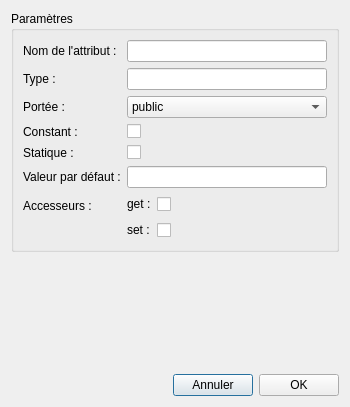
<?xml version="1.0" encoding="UTF-8"?>
<ui version="4.0">
 <class>FieldMemberWindow</class>
 <widget class="QDialog" name="FieldMemberWindow">
  <property name="geometry">
   <rect>
    <x>0</x>
    <y>0</y>
    <width>350</width>
    <height>407</height>
   </rect>
  </property>
  <property name="windowTitle">
   <string>Nouvel attribut</string>
  </property>
  <property name="modal">
   <bool>true</bool>
  </property>
  <layout class="QVBoxLayout" name="verticalLayout_2">
   <item>
    <widget class="QGroupBox" name="groupBox">
     <property name="title">
      <string>Paramètres</string>
     </property>
     <layout class="QVBoxLayout" name="verticalLayout">
      <item>
       <layout class="QFormLayout" name="formLayout">
        <item row="0" column="0">
         <widget class="QLabel" name="label">
          <property name="text">
           <string>Nom de l'attribut :</string>
          </property>
         </widget>
        </item>
        <item row="0" column="1">
         <widget class="QLineEdit" name="lineEdit_Name">
          <property name="placeholderText">
           <string/>
          </property>
         </widget>
        </item>
        <item row="1" column="0">
         <widget class="QLabel" name="label_2">
          <property name="text">
           <string>Type :</string>
          </property>
         </widget>
        </item>
        <item row="1" column="1">
         <widget class="QLineEdit" name="lineEdit_Type">
          <property name="placeholderText">
           <string/>
          </property>
         </widget>
        </item>
        <item row="2" column="0">
         <widget class="QLabel" name="label_3">
          <property name="text">
           <string>Portée :</string>
          </property>
         </widget>
        </item>
        <item row="2" column="1">
         <widget class="QComboBox" name="comboBox_Range">
          <property name="currentIndex">
           <number>0</number>
          </property>
          <item>
           <property name="text">
            <string>public</string>
           </property>
          </item>
          <item>
           <property name="text">
            <string>protected</string>
           </property>
          </item>
          <item>
           <property name="text">
            <string>private</string>
           </property>
          </item>
         </widget>
        </item>
        <item row="3" column="0">
         <widget class="QLabel" name="label_4">
          <property name="text">
           <string>Constant :</string>
          </property>
         </widget>
        </item>
        <item row="3" column="1">
         <widget class="QCheckBox" name="checkBox_Const">
          <property name="text">
           <string/>
          </property>
         </widget>
        </item>
        <item row="4" column="0">
         <widget class="QLabel" name="label_5">
          <property name="text">
           <string>Statique :</string>
          </property>
         </widget>
        </item>
        <item row="4" column="1">
         <widget class="QCheckBox" name="checkBox_Static">
          <property name="text">
           <string/>
          </property>
         </widget>
        </item>
        <item row="5" column="0">
         <widget class="QLabel" name="label_6">
          <property name="text">
           <string>Valeur par défaut :</string>
          </property>
         </widget>
        </item>
        <item row="5" column="1">
         <widget class="QLineEdit" name="lineEdit_Default"/>
        </item>
        <item row="6" column="0">
         <widget class="QLabel" name="label_7">
          <property name="text">
           <string>Accesseurs :</string>
          </property>
         </widget>
        </item>
        <item row="6" column="1">
         <layout class="QFormLayout" name="formLayout_2">
          <item row="0" column="0">
           <widget class="QLabel" name="label_8">
            <property name="text">
             <string>get :</string>
            </property>
           </widget>
          </item>
          <item row="0" column="1">
           <widget class="QCheckBox" name="checkBox_Get">
            <property name="text">
             <string>  </string>
            </property>
           </widget>
          </item>
          <item row="1" column="0">
           <widget class="QLabel" name="label_9">
            <property name="text">
             <string>set :</string>
            </property>
           </widget>
          </item>
          <item row="1" column="1">
           <widget class="QCheckBox" name="checkBox_Set">
            <property name="text">
             <string>  </string>
            </property>
           </widget>
          </item>
         </layout>
        </item>
       </layout>
      </item>
     </layout>
    </widget>
   </item>
   <item>
    <spacer name="verticalSpacer">
     <property name="orientation">
      <enum>Qt::Vertical</enum>
     </property>
     <property name="sizeHint" stdset="0">
      <size>
       <width>20</width>
       <height>56</height>
      </size>
     </property>
    </spacer>
   </item>
   <item>
    <layout class="QHBoxLayout" name="horizontalLayout">
     <item>
      <spacer name="horizontalSpacer">
       <property name="orientation">
        <enum>Qt::Horizontal</enum>
       </property>
       <property name="sizeHint" stdset="0">
        <size>
         <width>40</width>
         <height>20</height>
        </size>
       </property>
      </spacer>
     </item>
     <item>
      <widget class="QPushButton" name="pushButton_Cancel">
       <property name="text">
        <string>Annuler</string>
       </property>
       <property name="icon">
        <iconset resource="../resources/resources.qrc">
         <normaloff>:/images/images/annuler.png</normaloff>:/images/images/annuler.png</iconset>
       </property>
      </widget>
     </item>
     <item>
      <widget class="QPushButton" name="pushButton_OK">
       <property name="text">
        <string>OK</string>
       </property>
       <property name="icon">
        <iconset resource="../resources/resources.qrc">
         <normaloff>:/images/images/valider.png</normaloff>:/images/images/valider.png</iconset>
       </property>
      </widget>
     </item>
    </layout>
   </item>
  </layout>
 </widget>
 <resources>
  <include location="../resources/resources.qrc"/>
 </resources>
 <connections/>
</ui>
